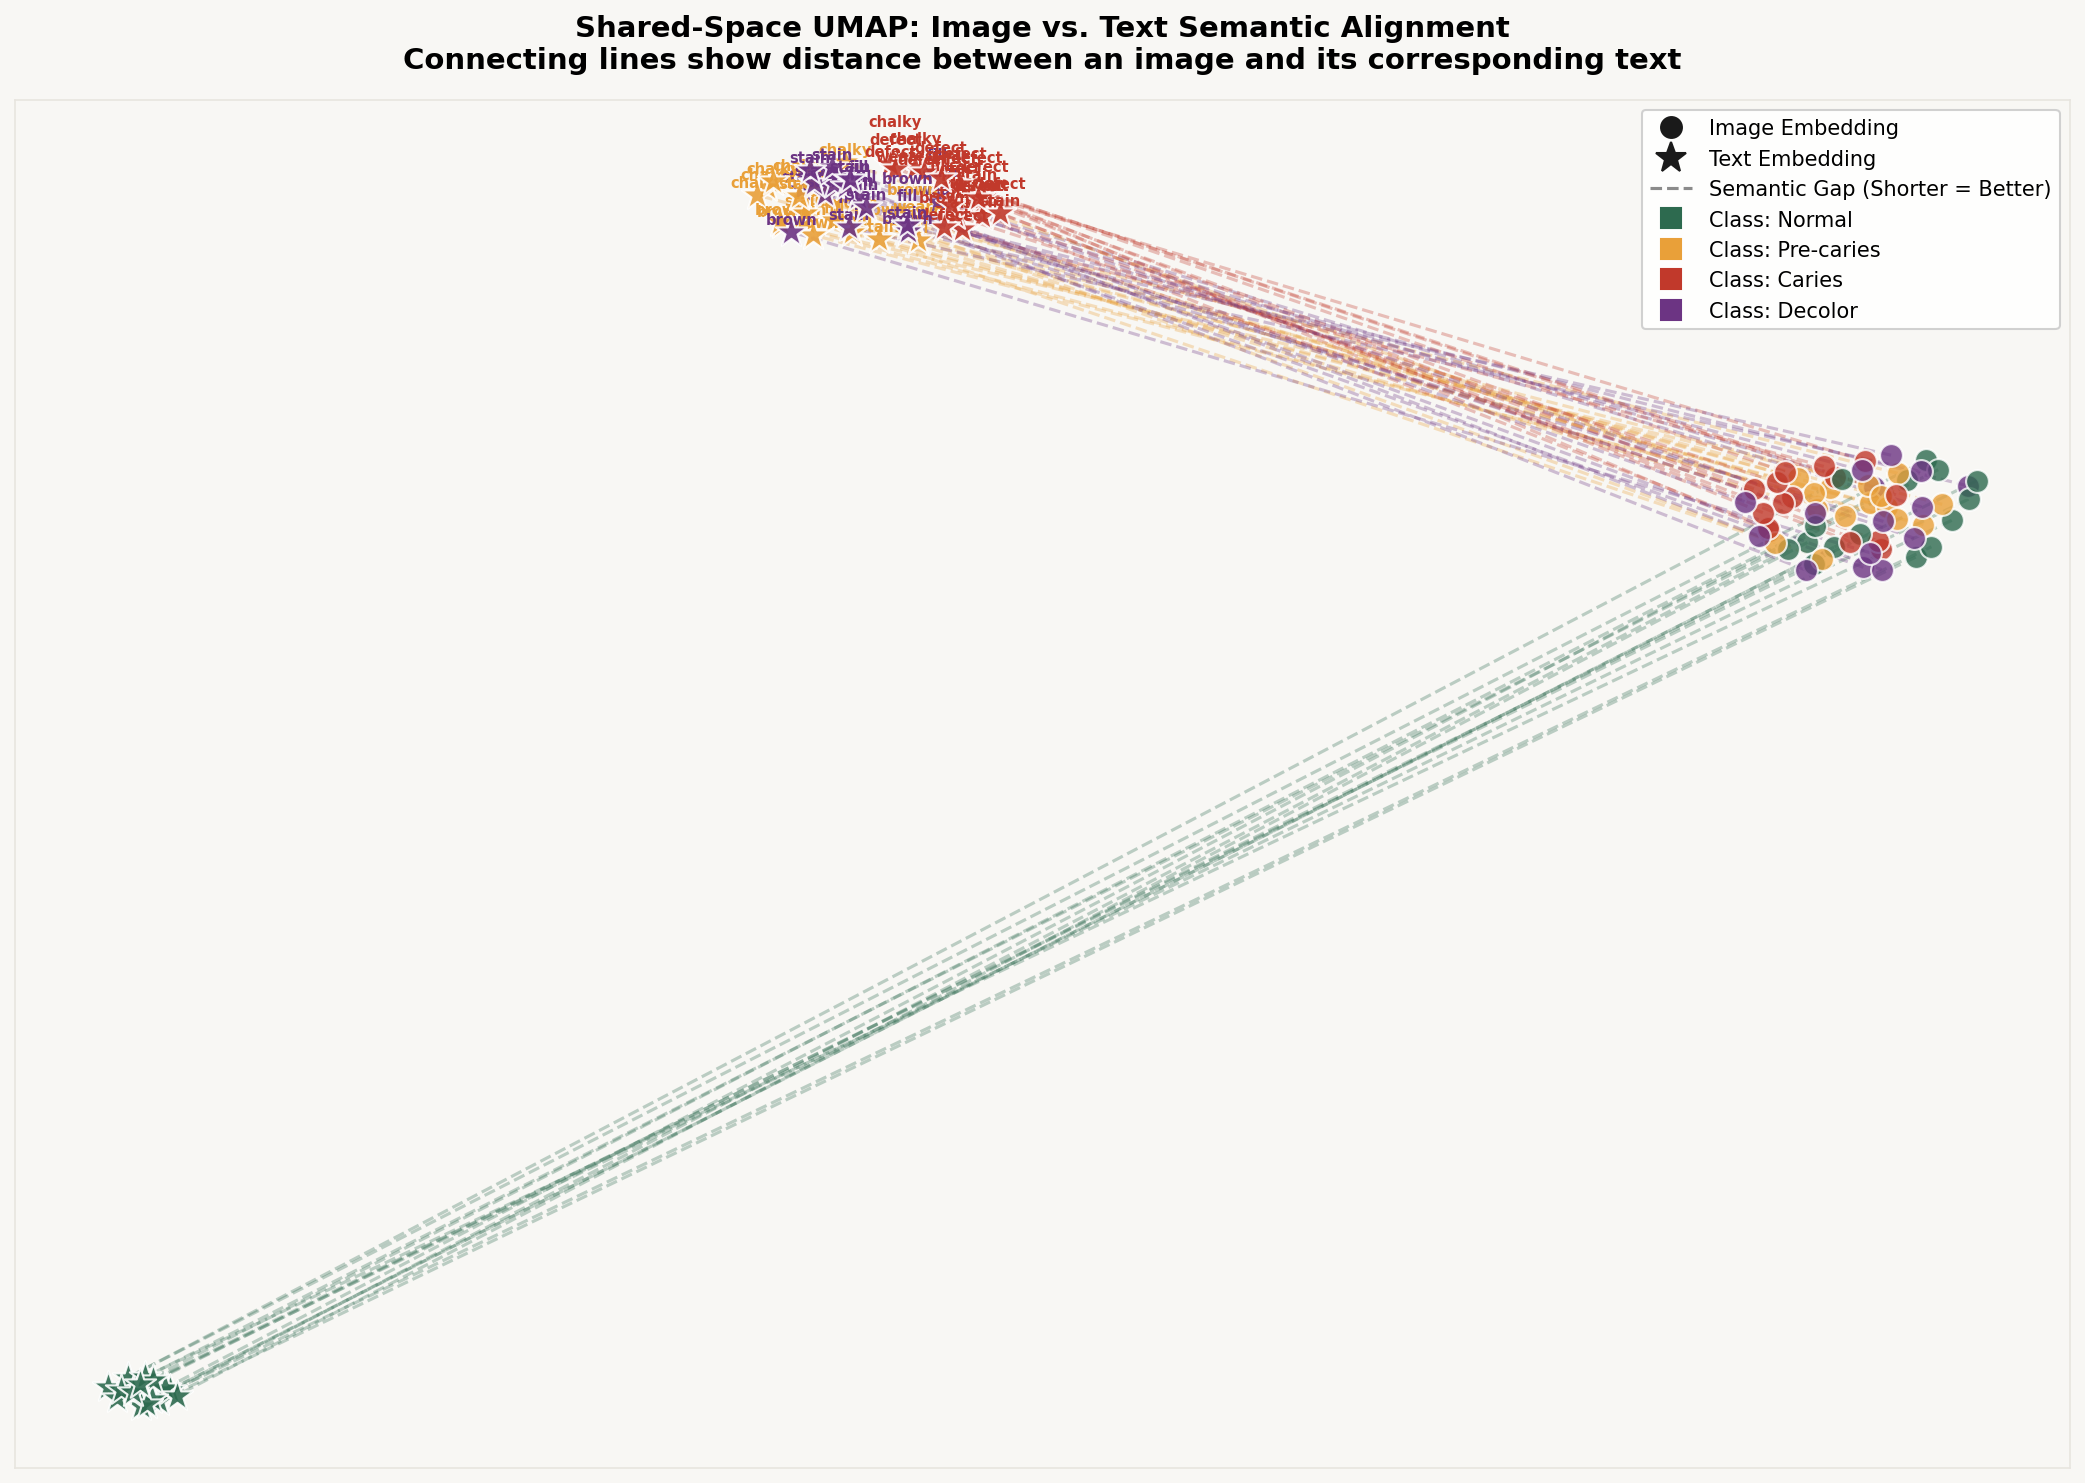

Generate this figure with Python:
import pandas as pd
import numpy as np
import matplotlib.pyplot as plt
import matplotlib.lines as mlines
from pathlib import Path
import warnings
warnings.filterwarnings('ignore')

import torch
from PIL import Image
import open_clip
from umap import UMAP

# --- CORRECTED ABSOLUTE PATHS ---
MAIN_CSV = "/Nasbackup/lab_nirmal/neena/datasets/finegrain_alpha/metadata/annotation_clean.csv"
LOG_CSV  = "/Nasbackup/lab_nirmal/neena/datasets/finegrain_alpha/metadata/gross_label_corrections.csv"
CROP_DIR = Path("/Nasbackup/lab_nirmal/neena/datasets/finegrain_alpha/all_images/")

CLASS_ORDER = ['Normal', 'Pre-caries', 'Caries', 'Decolor']
FG_COLS     = ['chalky', 'brown', 'defect', 'fill', 'stain', 'wear']
PAL = {'Normal': '#2D6A4F', 'Pre-caries': '#E9A039', 'Caries': '#C1392B', 'Decolor': '#6C3483', 'bg': '#F8F7F4'}

print("Loading and sampling data...")
df = pd.read_csv(MAIN_CSV)
log = pd.read_csv(LOG_CSV)

label_lookup = dict(zip(log['crop_name'], log['corrected_gross_label']))
df['gross_label'] = df['crop name'].map(label_lookup).fillna(df['gross_label'])
for col in FG_COLS:
    df[col] = df[col].map({True:1, False:0, 'True':1, 'False':0, np.nan:0}).fillna(0).astype(int)
df = df[df['gross_label'].isin(CLASS_ORDER)].copy()

# SMART REPRESENTATIVE SAMPLING (Keeping it smaller so the plot isn't too cluttered)
must_keep_idx = set()
for fg in FG_COLS:
    has_fg = df[df[fg] == 1]
    if len(has_fg) > 0:
        must_keep_idx.update(has_fg.sample(min(len(has_fg), 2), random_state=42).index)

df_keep = df.loc[list(must_keep_idx)]
df_pool = df.drop(index=list(must_keep_idx))

final_sample = [df_keep]
for gl in CLASS_ORDER:
    current_count = len(df_keep[df_keep['gross_label'] == gl])
    needed = max(0, 15 - current_count) 
    pool_gl = df_pool[df_pool['gross_label'] == gl]
    if needed > 0 and len(pool_gl) > 0:
        final_sample.append(pool_gl.sample(min(len(pool_gl), needed), random_state=42))

df = pd.concat(final_sample).reset_index(drop=True)

# STRUCTURED TEXT BUILDER
def build_structured_text(row):
    present = [c for c in FG_COLS if row.get(c, 0) == 1]
    note    = str(row.get('clinical_note', '')).strip()
    note    = '' if note in ['nan', 'none', ''] else note
    parts = []
    if present: parts.append(f"Fine-grain features identified: {', '.join(present)}.")
    else: parts.append("No fine-grain features identified.")
    action = str(row.get('recommended_action', '')).strip().lower()
    if action and action not in ['nan', '']: parts.append(f"Recommended action: {action}.")
    if note: parts.append(note)
    return ' '.join(parts)

df['structured_text'] = df.apply(build_structured_text, axis=1)

DEVICE = 'cpu'

# LOAD BIOMEDCLIP
print("Loading BiomedCLIP...")
model_name = 'hf-hub:microsoft/BiomedCLIP-PubMedBERT_256-vit_base_patch16_224'
clip_model, _, clip_preprocess = open_clip.create_model_and_transforms(model_name)
clip_tokenizer = open_clip.get_tokenizer(model_name)
clip_model = clip_model.to(DEVICE).eval()

print("Extracting Embeddings...")
image_embs, text_embs, valid_indices = [], [], []

for i, row in df.iterrows():
    img_path = CROP_DIR / row['crop name']
    if img_path.exists():
        img_tensor = clip_preprocess(Image.open(img_path).convert('RGB')).unsqueeze(0).to(DEVICE)
        text_tensor = clip_tokenizer([row['structured_text']]).to(DEVICE)
        
        with torch.no_grad():
            i_feat = clip_model.encode_image(img_tensor)
            t_feat = clip_model.encode_text(text_tensor)
            
            i_feat = i_feat / i_feat.norm(dim=-1, keepdim=True)
            t_feat = t_feat / t_feat.norm(dim=-1, keepdim=True)
            
            image_embs.append(i_feat.squeeze().numpy())
            text_embs.append(t_feat.squeeze().numpy())
            valid_indices.append(i)

df = df.iloc[valid_indices].reset_index(drop=True)
image_embs = np.array(image_embs)
text_embs = np.array(text_embs)

# --- THE MAGIC TRICK FOR SHARED UMAP ---
# We stack both arrays together before UMAP so they are forced into the EXACT same 2D space mapping
print("Computing Shared UMAP Space...")
combined_for_umap = np.vstack([image_embs, text_embs])
umap_model = UMAP(n_components=2, n_neighbors=15, min_dist=0.3, random_state=42)
combined_proj = umap_model.fit_transform(combined_for_umap)

# Split them back apart now that they share a coordinate system
n_samples = len(df)
proj_images = combined_proj[:n_samples]
proj_texts = combined_proj[n_samples:]

# --- PLOTTING ---
print("Generating Scatter Plot...")
fig, ax = plt.subplots(figsize=(14, 10))
fig.patch.set_facecolor(PAL['bg'])
ax.set_facecolor(PAL['bg'])

for i in range(n_samples):
    gl = df['gross_label'].iloc[i]
    color = PAL[gl]
    
    # 1. Draw the connecting line first (so it stays in the background)
    ax.plot([proj_images[i, 0], proj_texts[i, 0]], 
            [proj_images[i, 1], proj_texts[i, 1]], 
            color=color, alpha=0.3, linestyle='--', linewidth=1.5, zorder=1)
    
    # 2. Plot Image Embedding (Circle)
    ax.scatter(proj_images[i, 0], proj_images[i, 1], 
               c=color, marker='o', s=120, edgecolor='white', linewidth=1, zorder=2, alpha=0.8)
    
    # 3. Plot Text Embedding (Star)
    ax.scatter(proj_texts[i, 0], proj_texts[i, 1], 
               c=color, marker='*', s=250, edgecolor='white', linewidth=1, zorder=3, alpha=0.9)
    
    # 4. (Optional) Add Fine-Grain text labels slightly above the stars
    fg_present = [c for c in FG_COLS if df[c].iloc[i] == 1]
    if fg_present:
        ax.text(proj_texts[i, 0], proj_texts[i, 1] + 0.15, '\n'.join(fg_present), 
                fontsize=7, color=color, ha='center', va='bottom', fontweight='bold')

# Formatting
ax.set_title('Shared-Space UMAP: Image vs. Text Semantic Alignment\nConnecting lines show distance between an image and its corresponding text', 
             fontsize=14, fontweight='bold', pad=15)
ax.set_xticks([]); ax.set_yticks([])

for spine in ax.spines.values():
    spine.set_color('#E8E5DF')

# Legend
legend_elements = [
    mlines.Line2D([], [], color='#1A1A1A', marker='o', linestyle='None', markersize=10, label='Image Embedding'),
    mlines.Line2D([], [], color='#1A1A1A', marker='*', linestyle='None', markersize=15, label='Text Embedding'),
    mlines.Line2D([], [], color='#1A1A1A', linestyle='--', alpha=0.5, label='Semantic Gap (Shorter = Better)')
]
# Add color key
for gl in CLASS_ORDER:
    legend_elements.append(mlines.Line2D([], [], color=PAL[gl], marker='s', linestyle='None', markersize=10, label=f'Class: {gl}'))

ax.legend(handles=legend_elements, loc='best', fontsize=10, facecolor='white', framealpha=0.9)

plt.tight_layout()
plt.savefig('scatter_semantic_alignment.png', dpi=150, bbox_inches='tight', facecolor=PAL['bg'])
print("DONE! Plot saved as 'scatter_semantic_alignment.png'.")
